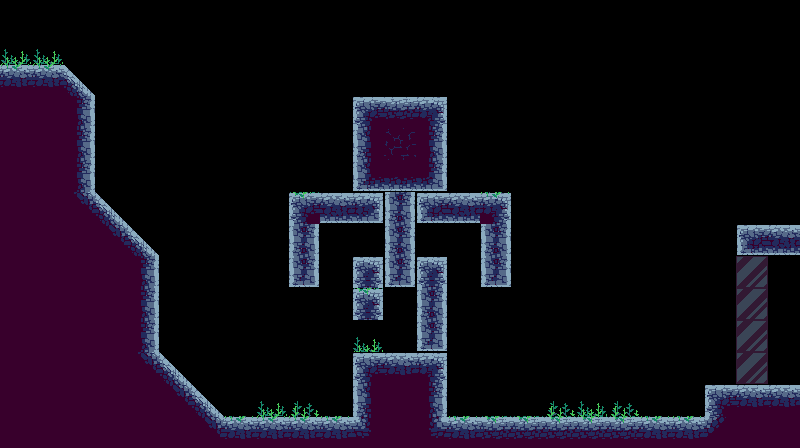

A 2D game scene composited from a Tiled map and its tileset images. What follows is a short description and the map's XML, with every tile layer's data as written:
An orthogonal 25x14 tile map with 32x32 px tiles, 2 tile layers (Decor, Tiles).

<map version="1.10" tiledversion="1.10.2" orientation="orthogonal" renderorder="right-down" width="25" height="14" tilewidth="32" tileheight="32" infinite="0" nextlayerid="3" nextobjectid="1">
 <editorsettings>
  <export format="tmx" />
 </editorsettings>
 <tileset firstgid="1" source="../tsx/Outside.tsx" />
 <layer id="2" name="Decor" width="25" height="14">
  <data encoding="csv">
0,0,0,0,0,0,0,0,0,0,0,0,0,0,0,0,0,0,0,0,0,0,0,0,0,
5,7,0,0,0,0,0,0,0,0,0,0,0,0,0,0,0,0,0,0,0,0,0,0,0,
0,0,0,0,0,0,0,0,0,0,0,0,0,0,0,0,0,0,0,0,0,0,0,0,0,
0,0,0,0,0,0,0,0,0,0,0,0,0,0,0,0,0,0,0,0,0,0,0,0,0,
0,0,0,0,0,0,0,0,0,0,0,0,0,0,0,0,0,0,0,0,0,0,0,0,0,
0,0,0,0,0,0,0,0,0,0,0,0,0,0,0,0,0,0,0,0,0,0,0,0,0,
0,0,0,0,0,0,0,0,0,0,0,0,0,0,0,0,0,0,0,0,0,0,0,0,0,
0,0,0,0,0,0,0,0,0,0,0,0,0,0,0,0,0,0,0,0,0,0,0,0,0,
0,0,0,0,0,0,0,0,0,0,0,0,0,0,0,0,0,0,0,0,0,0,0,0,0,
0,0,0,0,0,0,0,0,0,0,0,0,0,0,0,0,0,0,0,0,0,0,0,0,0,
0,0,0,0,0,0,0,0,0,0,0,5,0,0,0,0,0,0,0,0,0,0,0,0,0,
0,0,0,0,0,0,0,0,0,0,0,0,0,0,0,0,0,0,0,0,0,0,0,0,0,
0,0,0,0,0,0,0,0,35,8,0,0,0,0,0,0,0,6,7,8,0,0,0,0,0,
0,0,0,0,0,0,0,0,0,0,0,0,0,0,0,0,0,0,0,0,0,0,0,0,0
</data>
 </layer>
 <layer id="1" name="Tiles" width="25" height="14">
  <data encoding="csv">
0,0,0,0,0,0,0,0,0,0,0,0,0,0,0,0,0,0,0,0,0,0,0,0,0,
0,0,0,0,0,0,0,0,0,0,0,0,0,0,0,0,0,0,0,0,0,0,0,0,0,
15,15,34,0,0,0,0,0,0,0,0,0,0,0,0,0,0,0,0,0,0,0,0,0,0,
11,11,13,0,0,0,0,0,0,0,0,1,3,4,0,0,0,0,0,0,0,0,0,0,0,
11,11,13,0,0,0,0,0,0,0,0,10,12,13,0,0,0,0,0,0,0,0,0,0,0,
11,11,13,0,0,0,0,0,0,0,0,19,20,22,0,0,0,0,0,0,0,0,0,0,0,
11,11,43,34,0,0,0,0,0,14,24,26,18,23,24,17,0,0,0,0,0,0,0,0,0,
11,11,11,43,34,0,0,0,0,18,0,0,18,0,0,18,0,0,0,0,0,0,0,23,24,
11,11,11,11,13,0,0,0,0,27,0,9,27,9,0,27,0,0,0,0,0,0,0,75,0,
11,11,11,11,13,0,0,0,0,0,0,44,0,18,0,0,0,0,0,0,0,0,0,75,0,
11,11,11,11,13,0,0,0,0,0,0,0,0,27,0,0,0,0,0,0,0,0,0,75,0,
11,11,11,11,43,34,0,0,0,0,0,1,2,4,0,0,0,0,0,0,0,0,0,75,0,
11,11,11,11,11,43,34,0,0,0,0,10,11,13,0,0,0,0,0,0,0,0,1,2,2,
11,11,11,11,11,11,43,15,15,15,15,38,11,37,15,16,16,16,16,16,15,15,42,11,11
</data>
 </layer>
</map>
